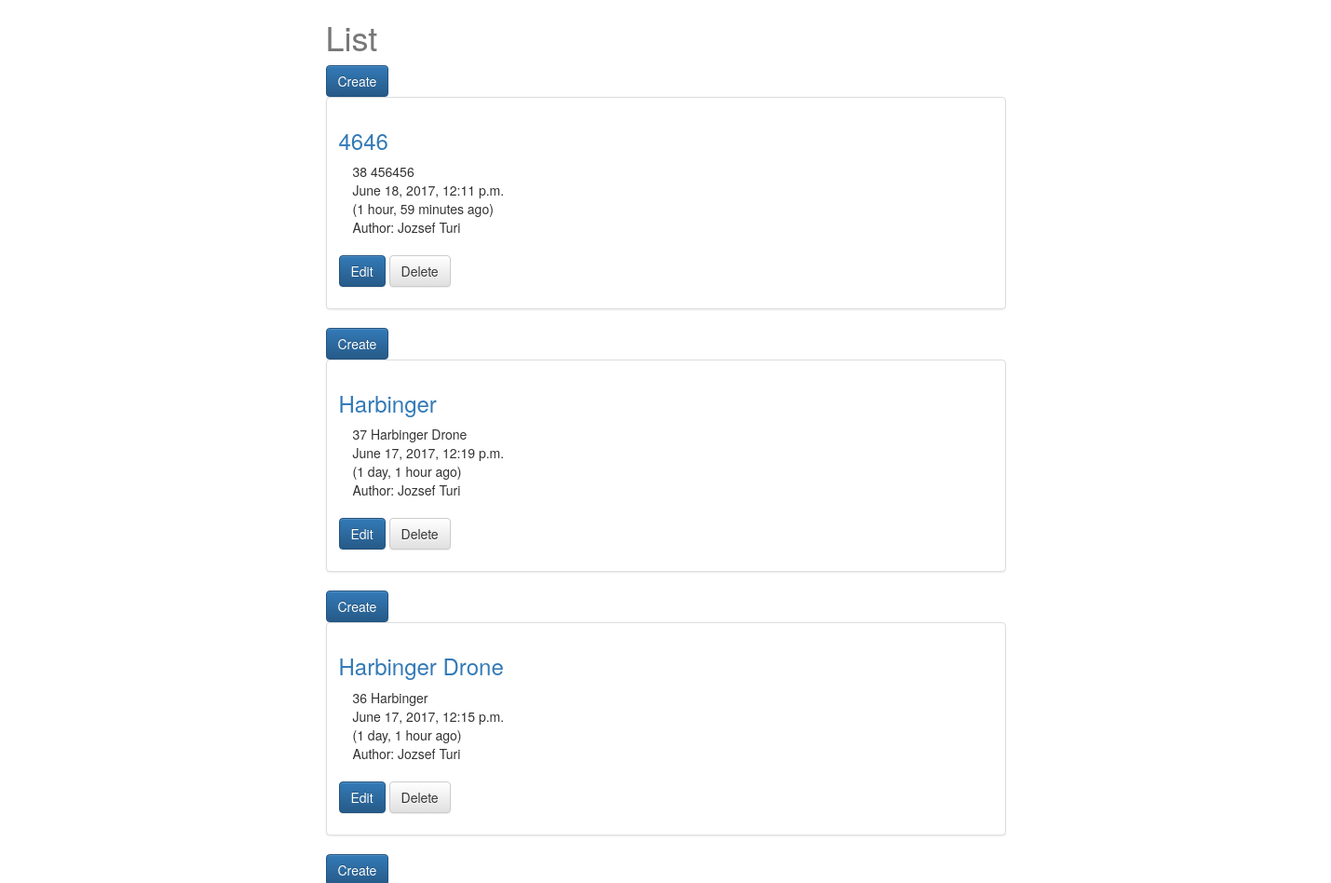
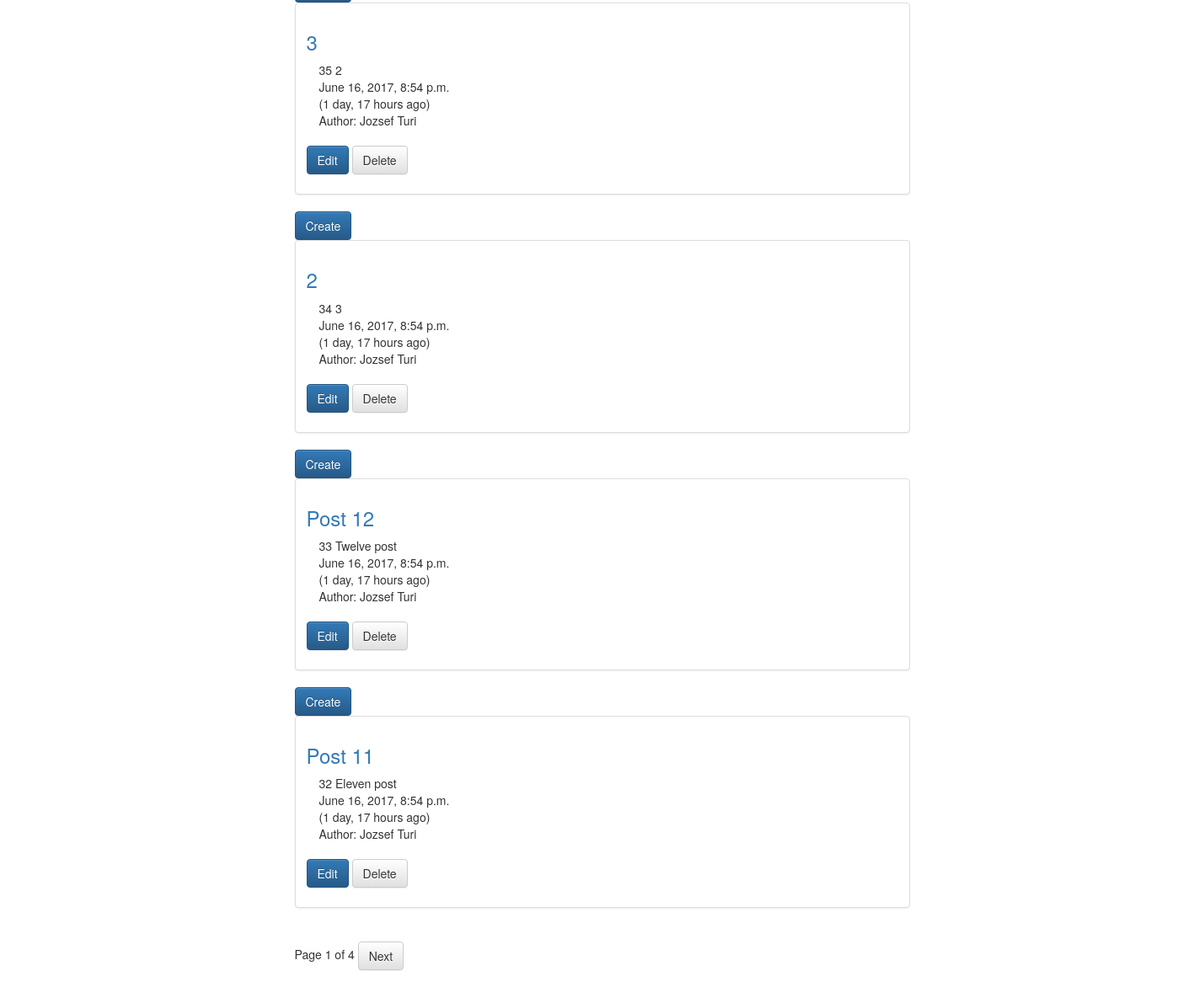
/posts/, run on the app's committed database (2 pictures, top to bottom).
### posts/models.py (models this page shows, shortened)
class Post(models.Model):
    user = models.ForeignKey(settings.AUTH_USER_MODEL, default=1)
    title = models.CharField(max_length=140)
    content = models.TextField()
    image = models.ImageField(upload_to=upload_location,
            null=True,
            blank=True,
            height_field="height_field",
            width_field="width_field")
    height_field = models.IntegerField(default=0)
    width_field = models.IntegerField(default=0)
    updated = models.DateTimeField(auto_now=True, auto_now_add=False)
    timestamp = models.DateTimeField(auto_now=False, auto_now_add=True)
    def get_absolute_url(self):
        return reverse("posts:detail", kwargs={"id": self.id})
    class Meta:
        ordering = ["-timestamp", "-updated"]

### posts/views.py (the view)
def post_list(request):
    queryset_list = Post.objects.all()#.order_by("-timestamp")
    paginator = Paginator(queryset_list, 7) # Show 7 contacts per page
    page_request_var = "page"
    page = request.GET.get(page_request_var)
    try:
        queryset = paginator.page(page)
    except PageNotAnInteger:
        queryset = paginator.page(1)
    except EmptyPage:
        queryset = paginator.page(paginator.num_pages)
    context = {
        "title": "List",
        "object_list": queryset,
        "page_request_var": page_request_var,
    }
    return render(request, "post_list.html", context)

### templates/post_list.html (shortened to what this page needs)
{% extends 'base.html' %}
{% block content %}
<div class="col-sm-8 col-sm-offset-2">
    <h1>{{ title }}</h1>
{% for obj in object_list %}
<a href="{% url 'posts:create' %}" class="btn btn-primary" role="button">Create</a>
<div class="row">
  <div class="col-sm-12">
    <div class="thumbnail">
      <div class="caption">
        <h3><a href="{{ obj.get_absolute_url }}">{{ obj.title }}</a></h3>
        <p>
            <div class="container">
                {{ obj.id }}
                {{ obj.content|truncatechars:70 }}<br/>
                {{ obj.timestamp }}<br/>
                ({{ obj.timestamp|timesince }} ago)
                {% if obj.user.get_full_name %}
                <p>Author: {{ obj.user.get_full_name }}</p>
                {% endif %}
            </div>
        </p>
        <p><a href="{{ obj.id }}/edit" class="btn btn-primary" role="button">Edit</a>
        <a href="{{ obj.id }}/delete" class="btn btn-default" role="button">Delete</a></p>
      </div>
    </div>
  </div>
</div>
{% endfor %}
<div class="pagination">
    <span class="step-links">
        <span class="current">
            Page {{ object_list.number }} of {{ object_list.paginator.num_pages }}
        </span>
        {% if object_list.has_next %}
            <a href="?{{ page_request_var }}={{ object_list.next_page_number }}"
            class="btn btn-default" role="button">Next</a>
        {% endif %}
    </span>
</div>
</div>
{% endblock content %}

### templates/base.html (shortened to what this page needs)
{% load staticfiles %}
<html lang="en">
    <head>
    <link rel="stylesheet" href="https://maxcdn.bootstrapcdn.com/bootstrap/3.3.7/css/bootstrap.min.css"
>
    <link rel="stylesheet" href="https://maxcdn.bootstrapcdn.com/bootstrap/3.3.7/css/bootstrap-theme.min.css"
>
    <link rel="stylesheet" type="" href="{% static "css/base.css" %}">
    </head>
    <body>
        <div class="container">
        {% block content %}
        {% endblock content %}
        </div>
    </body>
</html>

### static/css/base.css (style rules this page uses)
h1 { color: #777777 }

### data on the page
Post: title "4646", id "38", content "456456", timestamp "June 18, 2017, 12:11 p.m.", timestamp "1 hour, 59 minutes", user.get_full_name "Jozsef Turi"
Post: title "Harbinger", id "37", content "Harbinger Drone", timestamp "June 17, 2017, 12:19 p.m.", timestamp "1 day, 1 hour", user.get_full_name "Jozsef Turi"
Post: title "Harbinger Drone", id "36", content "Harbinger", timestamp "June 17, 2017, 12:15 p.m.", timestamp "1 day, 1 hour", user.get_full_name "Jozsef Turi"
Post: title "3", id "35", content "2", timestamp "June 16, 2017, 8:54 p.m.", timestamp "1 day, 17 hours", user.get_full_name "Jozsef Turi"
Post: title "2", id "34", content "3", timestamp "June 16, 2017, 8:54 p.m.", timestamp "1 day, 17 hours", user.get_full_name "Jozsef Turi"
Post: title "Post 12", id "33", content "Twelve post", timestamp "June 16, 2017, 8:54 p.m.", timestamp "1 day, 17 hours", user.get_full_name "Jozsef Turi"
Post: title "Post 11", id "32", content "Eleven post", timestamp "June 16, 2017, 8:54 p.m.", timestamp "1 day, 17 hours", user.get_full_name "Jozsef Turi"

### other printed values
{{ title }} "List"
{{ object_list.number }} "1"
{{ object_list.paginator.num_pages }} "4"
